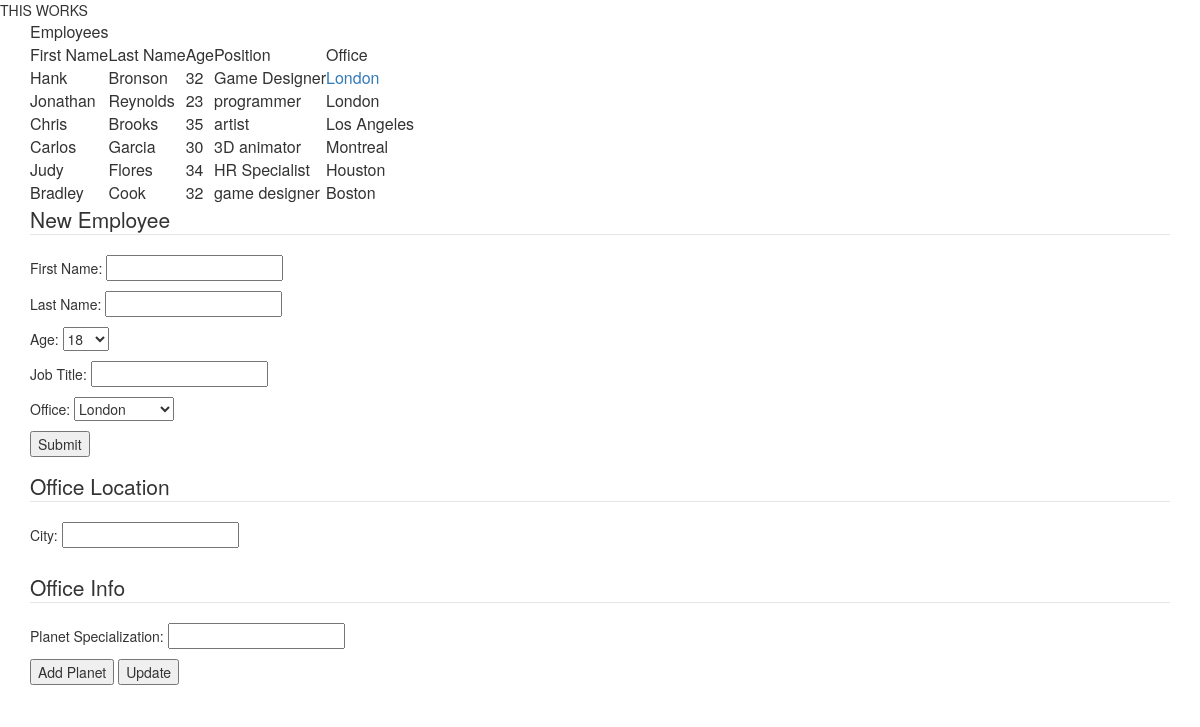
The page / on the database its author committed.
### tables this page shows
CREATE TABLE employee(
	id int AUTO_INCREMENT PRIMARY KEY,
	cid int,
	age int NOT NULL, 
	first_name VARCHAR(255) NOT NULL,
	last_name VARCHAR(255) NOT NULL,
	position VARCHAR(255) NOT NULL,
	CONSTRAINT name UNIQUE (first_name, last_name),
	FOREIGN KEY (cid) REFERENCES office (id)
);

CREATE TABLE office(
	id int AUTO_INCREMENT PRIMARY KEY,
	city VARCHAR(255) NOT NULL,
	name VARCHAR(255) NOT NULL,
	CONSTRAINT cityName UNIQUE (city, name)
);

### index.php (the view, shortened to what this page needs)
<?php
$mysqli = new mysqli("oniddb.cws.oregonstate.edu","brownand-db","AAWTd6Bpl6KKvN5c","brownand-db");
?>
<!DOCTYPE html PUBLIC "-//W3C//DTD XHTML 1.0 Strict//EN"
        "http://www.w3.org/TR/xhtml1/DTD/xhtml1-strict.dtd">
<html lang="en">
<head>
    <link rel="stylesheet" href="http://maxcdn.bootstrapcdn.com/bootstrap/3.3.5/css/bootstrap.min.css">
</head>
<body>
<div class="container">
    <table>
        <tr>
            <td> Employees </td>
        </tr>
        <tr>
            <td>First Name</td>
            <td>Last Name</td>
            <td>Age</td>
            <td>Position</td>
            <td>Office</td>
        </tr>
        <tr>
            <td>Hank</td>
            <td>Bronson</td>
            <td>32</td>
            <td>Game Designer</td>
            <td><a href="planet.php?id=1">London</a></td>
        </tr>
<?php
if(!($stmt = $mysqli->prepare("SELECT employee.first_name, employee.last_name, employee.age, employee.position, office.city FROM employee INNER JOIN office on employee.cid = office.id"))){
    echo "Prepare failed: "  . $stmt->errno . " " . $stmt->error;
}
if(!$stmt->execute()){
    echo "Execute failed: "  . $mysqli->connect_errno . " " . $mysqli->connect_error;
}
if(!$stmt->bind_result($first_name, $last_name, $age, $position, $office)){
    echo "Bind failed: "  . $mysqli->connect_errno . " " . $mysqli->connect_error;
}
while($stmt->fetch()){
 echo "<tr>\n<td>\n" . $first_name . "\n</td>\n<td>\n" . $last_name . "\n</td>\n<td>\n"  . $age . "\n</td>\n<td>\n"  . $position . "\n</td>\n<td>\n" . $office . "\n</td>\n</tr>";
}
?>
    </table>
</div>
<div class="container">
    <form method="post" action="addperson.php">
        <fieldset>
            <legend>New Employee</legend>
            <p>First Name: <input type="text" name="FirstName"/></p>
            <p>Last Name: <input type="text" name="LastName"/></p>
            <p> Age:
                        <select name = "Age">
                        <?php
                            for ($i=18; $i<=100; $i++)
                            {
                                ?>
                                    <option value="<?php echo $i;?>"><?php echo $i;?></option>
                                <?php
                            }
                        ?>
                        </select>
            </p>
            <p>Job Title: <input type="text" name="Position"/></p>
            <p>Office:
                        <select name="Office">
                            <option value="1">London</option>
                        </select>
            </p>
        </fieldset>
        <p><input type="submit"/></p>
    </form>
</div>
<div class="container">
    <form method="post" action="index.html">
        <fieldset>
            <legend>Office Location</legend>
            <p>City: <input type="text" name="PName"/></p>
        </fieldset>
    </form>
    <form method="post" action="index.html">
        <fieldset>
            <legend>Office Info</legend>
            <p>Planet Specialization: <input type="text" name="Population"/></p>
        </fieldset>
        <input type="submit" name="add" value="Add Planet"/>
        <input type="submit" name="update" value="Update"/>
    </form>
</div>
</body>
</html>

### rows shown on the page
employee: first_name "Jonathan", last_name "Reynolds", age "23", position "programmer", cid.city "London"
employee: first_name "Chris", last_name "Brooks", age "35", position "artist", cid.city "Los Angeles"
employee: first_name "Carlos", last_name "Garcia", age "30", position "3D animator", cid.city "Montreal"
employee: first_name "Judy", last_name "Flores", age "34", position "HR Specialist", cid.city "Houston"
employee: first_name "Bradley", last_name "Cook", age "32", position "game designer", cid.city "Boston"

### other values the page prints
form field Age "18"
